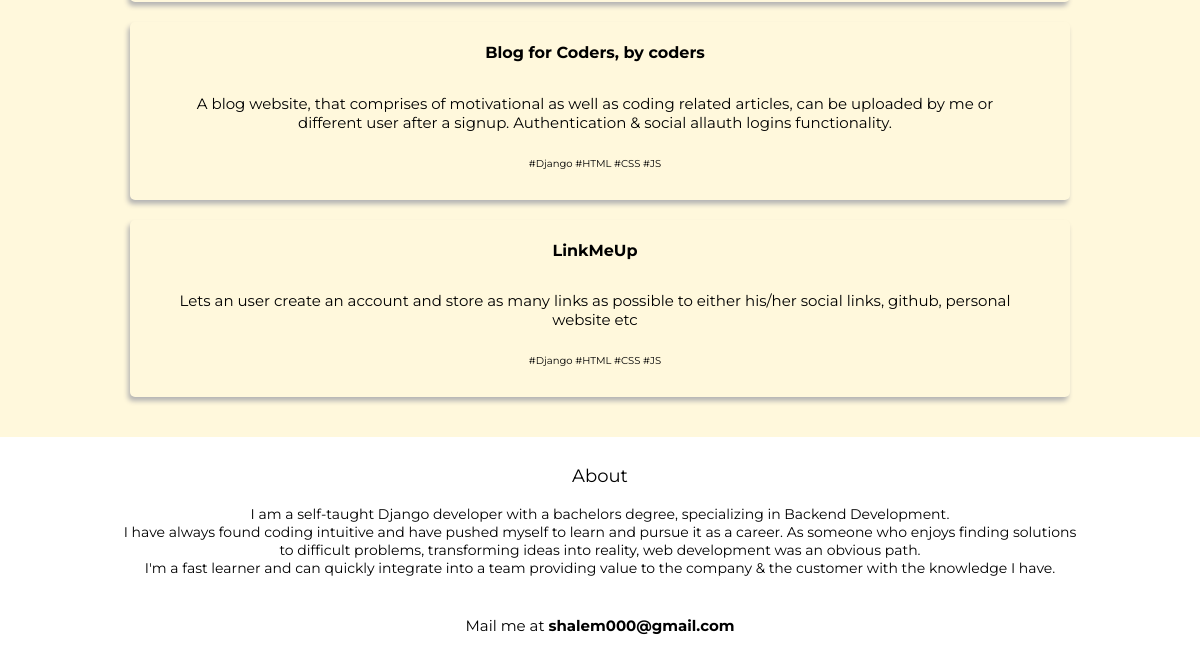
The app's page / (lower part), older data.
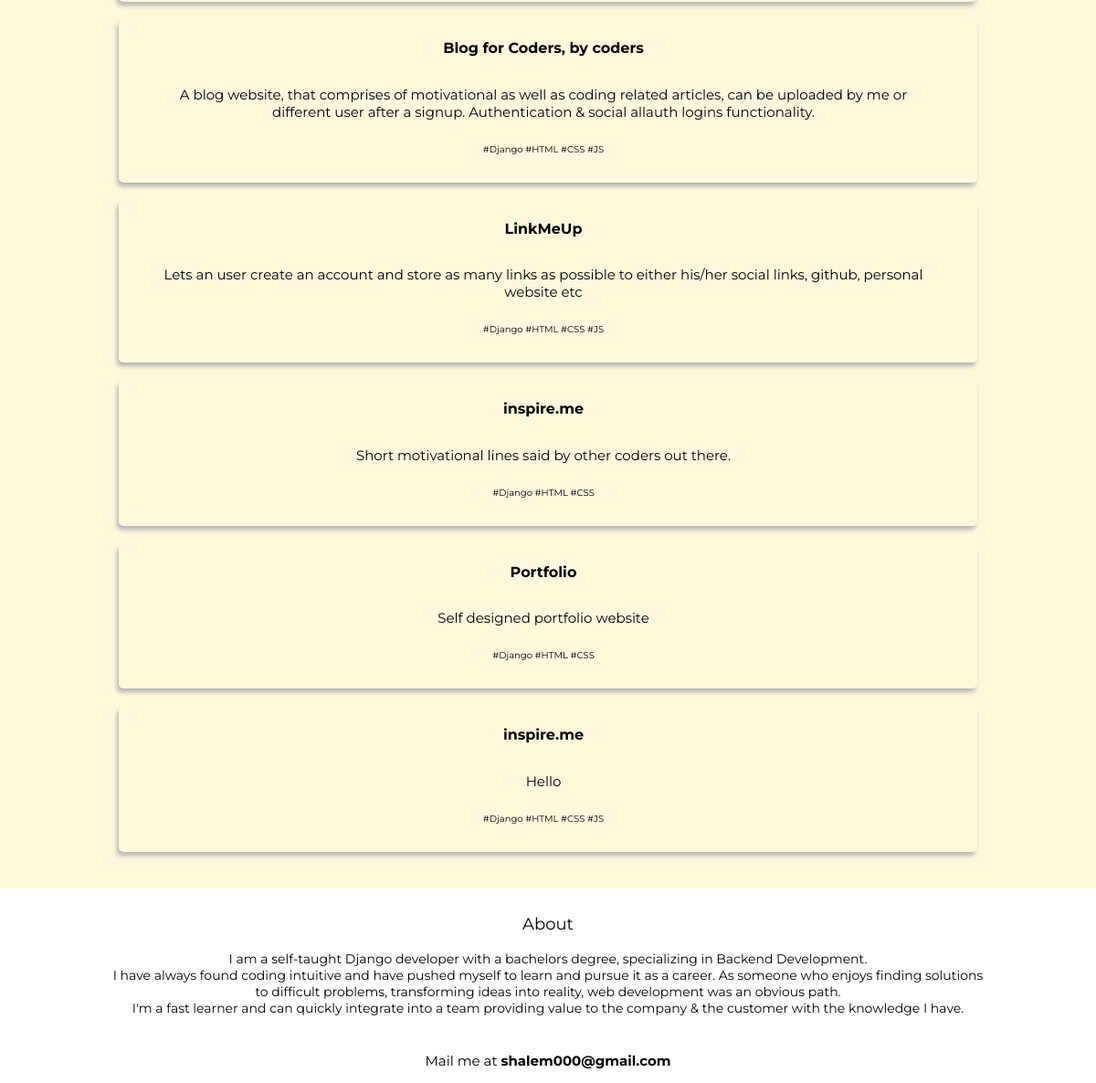
The same page, newer data.
### src/models.py (models this page shows, shortened)
class Project(models.Model):
    project_title = models.CharField(max_length=100)
    project_description = models.TextField()
    languages_used = models.CharField(max_length=100)
    github_repo = models.CharField(max_length=100)

### src/views.py (the view)
# urls.py: path('', views.index, name='home')
def index(request):
    projects = Project.objects.all()
    profile = Profile.objects.get(pk=1)
    context = {'all_projects': projects, 'profile': profile}
    return render(request, 'index.html', context)

### templates/index.html (shortened to what this page needs)
{% load static %}
<!DOCTYPE html>
<html>
<head>
    <link rel="stylesheet" href="https://cdnjs.cloudflare.com/ajax/libs/font-awesome/4.7.0/css/font-awesome.min.css">
    <link rel="stylesheet" type="text/css" href="{% static 'css/default.css' %}">
</head>
<body>
    <section class="s3">
        <div class="main-container">
            <div class="project-wrapper">
                <div class="projects">
                    {% for project in all_projects %}
                        <a target="_blank" href="{{ project.github_repo }}"><div class="work">
                        <div class="work-preview">
                            <h4 class="project-title">{{ project.project_title }}</h4>
                            <p class="project-intro">{{ project.project_description }}</p>
                            <p class="language">{{ project.languages_used }}</p>
                        </div></a>
                    </div>
                    {% endfor %}
    </section>
    <section class="s5">
        <div class="main-container">
            <div id="contact-wrapper">
                <div class="contact-heading">
                    <p>About</p>
                </div>
                <div class="contact-info">
                    <p>I am a self-taught Django developer with a bachelors
                        degree, specializing in Backend Development.<br>
                        I have always found coding intuitive and have pushed
                        myself to learn and pursue it as a career. As someone
                        who enjoys finding solutions to difficult problems,
                        transforming ideas into reality, web development was
                        an obvious path.<br>
                        I'm a fast learner and can quickly integrate into a team
                        providing value to the company & the customer with
                        the knowledge I have.</p>
                </div>
            </div>
        </div>
    </section>
    <section class="s5">
        <div class="main-container">
            <div id="contact-wrapper">
                <div class="contact-heading">
                    <p style="font-size: 15px;">Mail me at <b>shalem000@gmail.com</b></p>
                </div>
            </div>
        </div>
    </section>
</body>
</html>

Row changes from the older to the newer data that the page shows:
added Project: project_title "inspire.me", project_description "Short motivational lines said by other coders out there.", languages_used "#Django #HTML #CSS"
added Project: project_title "Portfolio", project_description "Self designed portfolio website", languages_used "#Django #HTML #CSS"
added Project: project_title "inspire.me", project_description "Hello", languages_used "#Django #HTML #CSS #JS"
